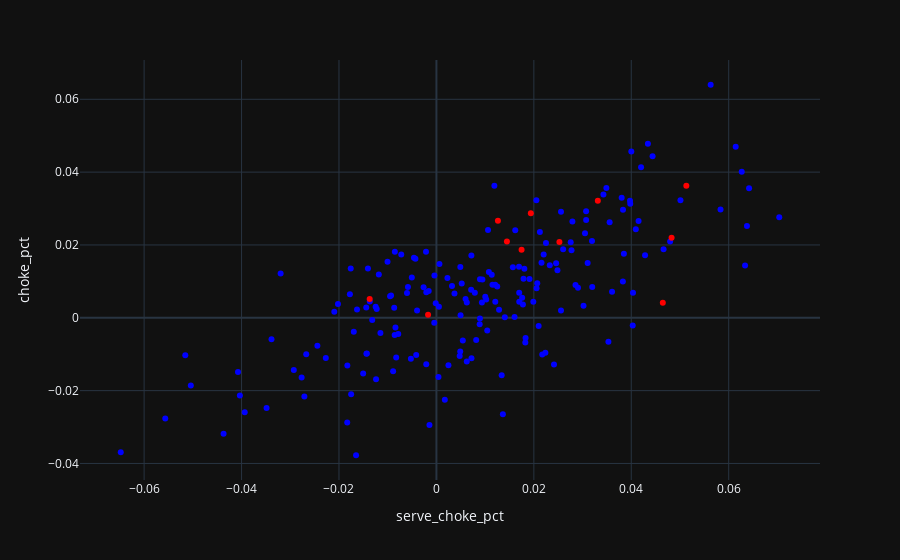

Write notebook code for a chart like this one.
### Code cell
fig = px.scatter(data_frame=df, x="serve_choke_pct", y="choke_pct", hover_name='name')
inds = [62, 77, 85, 149, 154, 156, 158, 168, 171, 177, 185]
fig.data[0].update(selectedpoints=inds,
                   selected=dict(marker=dict(color='red')),
                   unselected=dict(marker=dict(color='blue')))
fig.show()

### Figure 1 — Plotly figure (JSON) as saved in the notebook; plotly's stock layout.template omitted (floating-point values rounded to 4 significant figures; data arrays with more than 128 entries replaced by an {"elided": "..."} marker saying what was removed)
{"data": [{"hovertemplate": "<b>%{hovertext}</b><br><br>serve_choke_pct=%{x}<br>choke_pct=%{y}<extra></extra>", "hovertext": {"elided": "194 str values"}, "legendgroup": "", "marker": {"color": "#636efa", "symbol": "circle"}, "mode": "markers", "name": "", "orientation": "v", "selected": {"marker": {"color": "red"}}, "selectedpoints": [62, 77, 85, 149, 154, 156, 158, 168, 171, 177, 185], "showlegend": false, "type": "scatter", "unselected": {"marker": {"color": "blue"}}, "x": {"elided": "194 float values"}, "xaxis": "x", "y": {"elided": "194 float values"}, "yaxis": "y"}], "layout": {"legend": {"tracegroupgap": 0}, "margin": {"t": 60}, "xaxis": {"anchor": "y", "domain": [0.0, 1.0], "title": {"text": "serve_choke_pct"}}, "yaxis": {"anchor": "x", "domain": [0.0, 1.0], "title": {"text": "choke_pct"}}}}
